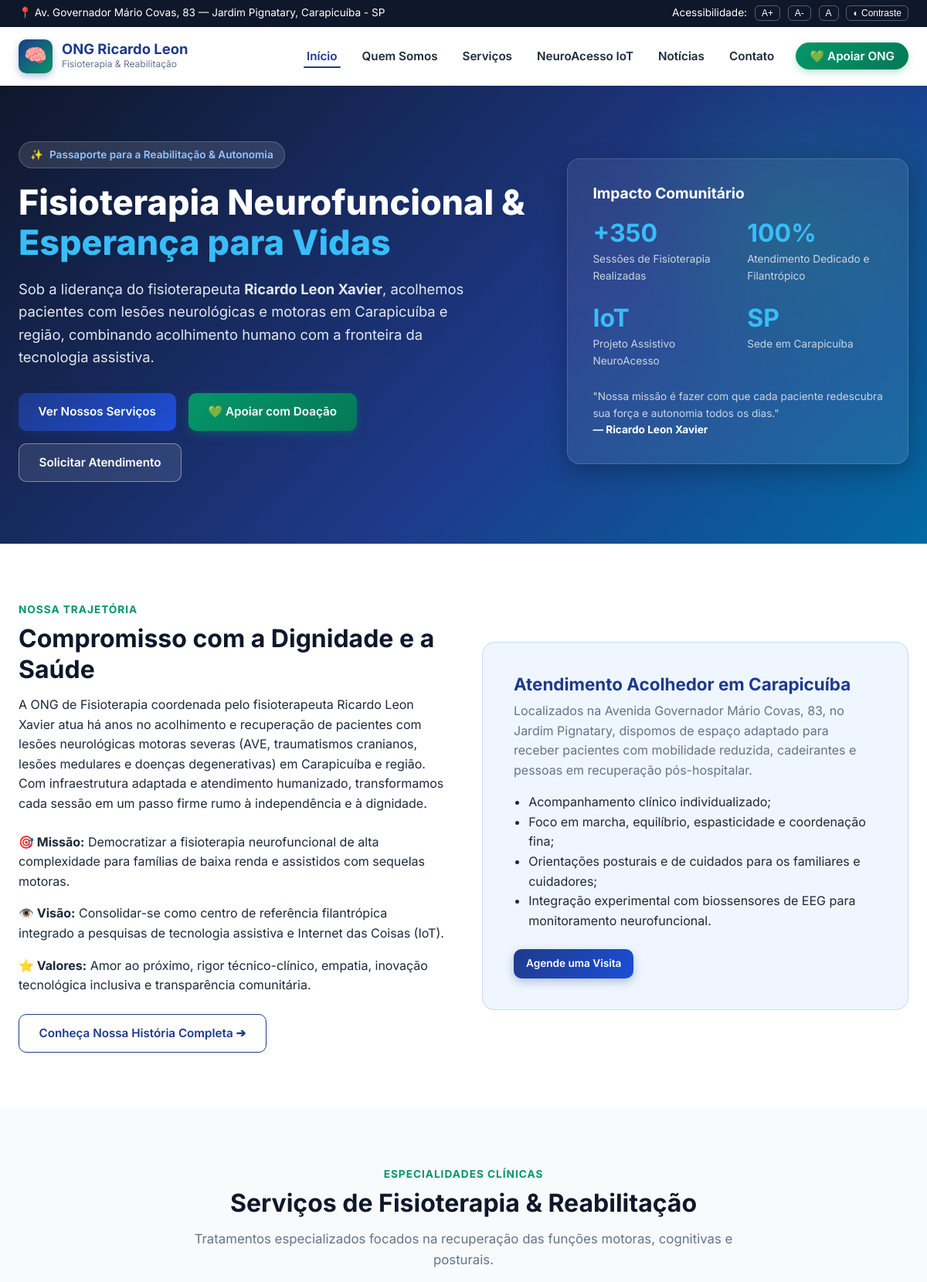
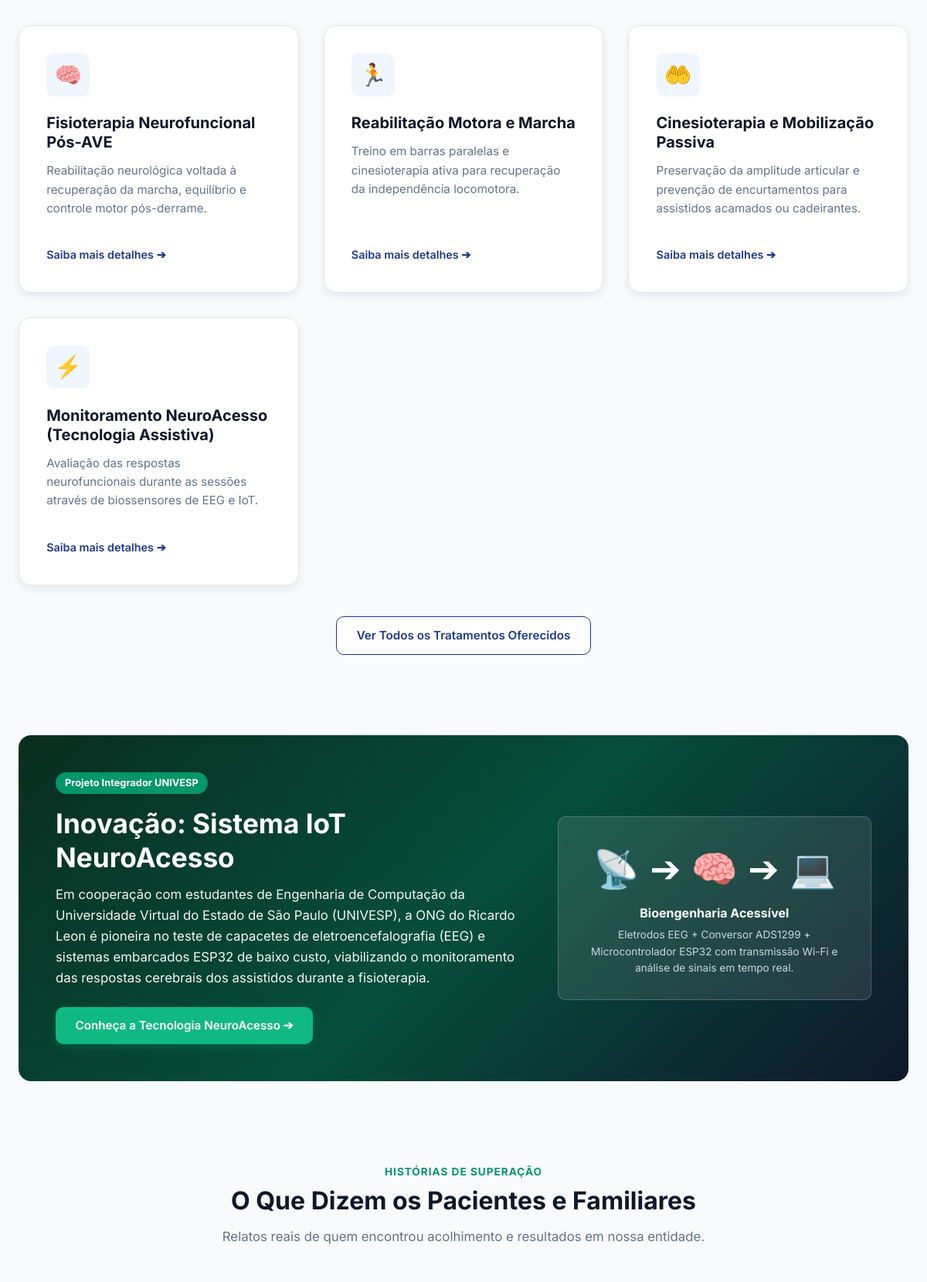
The page / (upper part) on the database its author committed (2 pictures, top to bottom).
### institucional/models.py (models this page shows, shortened)
class InformacoesONG(models.Model):
    nome = models.CharField(max_length=200, default="ONG de Fisioterapia — Ricardo Leon Xavier")
    slogan = models.CharField(max_length=255, default="Reabilitação Neurofuncional, Dignidade e Tecnologia Assistiva")
    endereco = models.CharField(max_length=255, default="Av. Governador Mário Covas, 83 — Jardim Pignatary, Carapicuíba - SP")
    cep = models.CharField(max_length=20, default="06310-240")
    telefone = models.CharField(max_length=30, default="(11) 98765-4321")
    email = models.EmailField(default="contato@ricardoleon.auracloud.com.br")
    chave_pix = models.CharField(max_length=100, default="financeiro@ongricardoleon.org.br")
    horario_funcionamento = models.CharField(max_length=150, default="Segunda a Sexta-feira: 08:00 às 18:00")
    sobre_texto = models.TextField(
        default="A ONG de Fisioterapia coordenada por Ricardo Leon Xavier dedica-se ao acolhimento e reabilitação de pessoas com sequelas neurológicas motoras graves decorrentes de AVE, paralisia cerebral e traumas raquimedulares na região de Carapicuíba e Grande São Paulo. Aliamos calor humano, dedicação clínica e a vanguarda da tecnologia assistiva para devolver autonomia e esperança aos nossos assistidos."
    )
    missao = models.TextField(default="Democratizar o acesso à fisioterapia neurofuncional especializada de alta qualidade para famílias em vulnerabilidade social.")
    visao = models.TextField(default="Ser centro de referência comunitária em reabilitação motora humanizada integrada a inovações de bioengenharia e IoT.")
    valores = models.TextField(default="Empatia, Ética, Respeito à Dignidade Humana, Inovação Acessível e Transparência Social.")
    class Meta:
        verbose_name = "Informações da ONG"
        verbose_name_plural = "Informações da ONG"

class Servico(models.Model):
    titulo = models.CharField("Título do Serviço", max_length=150)
    icone = models.CharField("Ícone (Emoji ou Classe)", max_length=50, default="🧠")
    descricao_curta = models.CharField("Descrição Breve", max_length=255)
    detalhes = models.TextField("Detalhamento Clínico")
    destaque = models.BooleanField("Exibir em Destaque na Home", default=True)
    ordem = models.PositiveIntegerField("Ordem de Exibição", default=0)
    class Meta:
        verbose_name = "Serviço de Fisioterapia"
        verbose_name_plural = "Serviços de Fisioterapia"
        ordering = ["ordem", "titulo"]

### institucional/views.py (the view)
# urls.py: path("", views.home, name="home"),
def home(request):
    info = get_ong_info()
    servicos = Servico.objects.filter(destaque=True)[:6]
    noticias = Noticia.objects.all()[:3]
    depoimentos = Depoimento.objects.all()[:4]
    if request.method == "POST":
        form = MensagemContatoForm(request.POST)
        if form.is_valid():
            form.save()
            messages.success(
                request,
                "Sua mensagem foi enviada com sucesso para a equipe do Ricardo Leon! Entraremos em contato o mais breve possível.",
            )
            return redirect("home")
    else:
        form = MensagemContatoForm()
    context = {
        "info": info,
        "servicos": servicos,
        "noticias": noticias,
        "depoimentos": depoimentos,
        "form": form,
    }
    return render(request, "home.html", context)

### institucional/views.py (called while the page is built)
def get_ong_info():
    info = InformacoesONG.objects.first()
    if not info:
        info = InformacoesONG.objects.create()
    return info

### templates/home.html (shortened to what this page needs)
{% extends "base.html" %}
{% load static %}
{% block content %}
<section class="hero-section">
  <div class="container">
    <div class="hero-grid">
      <div>
        <div class="hero-badge">
          <span>✨</span>
          <span>Passaporte para a Reabilitação & Autonomia</span>
        </div>
        <h2 class="hero-title">
          Fisioterapia Neurofuncional & <span>Esperança para Vidas</span>
        </h2>
        <p class="hero-subtitle">
          Sob a liderança do fisioterapeuta <strong>Ricardo Leon Xavier</strong>, acolhemos pacientes com lesões neurológicas e motoras em Carapicuíba e região, combinando acolhimento humano com a fronteira da tecnologia assistiva.
        </p>
        <div class="hero-actions">
          <a href="#servicos" class="btn btn-primary">Ver Nossos Serviços</a>
          <a href="{% url 'doacoes' %}" class="btn btn-success">💚 Apoiar com Doação</a>
          <a href="#contato" class="btn btn-secondary" style="color: #fff; border-color: rgba(255,255,255,0.4); background: rgba(255,255,255,0.1);">Solicitar Atendimento</a>
        </div>
      </div>
      <div class="hero-card">
        <h3 style="color: #fff; margin-bottom: 1.2rem; font-size: 1.2rem;">Impacto Comunitário</h3>
        <div class="hero-stat-box">
          <div class="hero-stat">
            <h3>+350</h3>
            <p>Sessões de Fisioterapia Realizadas</p>
          </div>
          <div class="hero-stat">
            <h3>100%</h3>
            <p>Atendimento Dedicado e Filantrópico</p>
          </div>
          <div class="hero-stat">
            <h3>IoT</h3>
            <p>Projeto Assistivo NeuroAcesso</p>
          </div>
          <div class="hero-stat">
            <h3>SP</h3>
            <p>Sede em Carapicuíba</p>
          </div>
        </div>
        <p style="font-size: 0.85rem; color: #cbd5e1; margin-bottom: 0;">
          "Nossa missão é fazer com que cada paciente redescubra sua força e autonomia todos os dias."<br>
          <strong style="color: #fff;">— Ricardo Leon Xavier</strong>
        </p>
      </div>
    </div>
  </div>
</section>
<section class="section-padding" style="background: #ffffff;">
  <div class="container">
    <div style="display: grid; grid-template-columns: 1fr 1fr; gap: 3rem; align-items: center;">
      <div>
        <span class="section-tag">Nossa Trajetória</span>
        <h2>Compromisso com a Dignidade e a Saúde</h2>
        <p>{{ info.sobre_texto }}</p>
        <div style="margin: 1.5rem 0;">
          <p><strong>🎯 Missão:</strong> {{ info.missao }}</p>
          <p><strong>👁️ Visão:</strong> {{ info.visao }}</p>
          <p><strong>⭐ Valores:</strong> {{ info.valores }}</p>
        </div>
        <a href="{% url 'sobre' %}" class="btn btn-secondary">Conheça Nossa História Completa ➔</a>
      </div>
      <div style="background: var(--primary-light); padding: 2.5rem; border-radius: var(--radius-lg); border: 1px solid #bfdbfe;">
        <h3 style="color: var(--primary);">Atendimento Acolhedor em Carapicuíba</h3>
        <p style="color: var(--text-muted);">
          Localizados na Avenida Governador Mário Covas, 83, no Jardim Pignatary, dispomos de espaço adaptado para receber pacientes com mobilidade reduzida, cadeirantes e pessoas em recuperação pós-hospitalar.
        </p>
        <ul style="padding-left: 1.2rem; color: var(--text-main); margin-bottom: 1.5rem;">
          <li>Acompanhamento clínico individualizado;</li>
          <li>Foco em marcha, equilíbrio, espasticidade e coordenação fina;</li>
          <li>Orientações posturais e de cuidados para os familiares e cuidadores;</li>
          <li>Integração experimental com biossensores de EEG para monitoramento neurofuncional.</li>
        </ul>
        <a href="{% url 'contato' %}" class="btn btn-primary btn-sm">Agende uma Visita</a>
      </div>
    </div>
  </div>
</section>
<section id="servicos" class="section-padding">
  <div class="container">
    <div class="section-header">
      <span class="section-tag">Especialidades Clínicas</span>
      <h2>Serviços de Fisioterapia & Reabilitação</h2>
      <p class="section-desc">Tratamentos especializados focados na recuperação das funções motoras, cognitivas e posturais.</p>
    </div>
    <div class="services-grid">
      {% for servico in servicos %}
        <div class="service-card">
          <div class="service-icon">{{ servico.icone }}</div>
          <h3>{{ servico.titulo }}</h3>
          <p>{{ servico.descricao_curta }}</p>
          <div style="margin-top: 1.2rem;">
            <a href="{% url 'servicos' %}" style="font-weight: 600; font-size: 0.9rem;">Saiba mais detalhes ➔</a>
          </div>
        </div>
      {% endfor %}
    </div>
    <div style="text-align: center; margin-top: 2.5rem;">
      <a href="{% url 'servicos' %}" class="btn btn-secondary">Ver Todos os Tratamentos Oferecidos</a>
    </div>
  </div>
</section>
<section class="container">
  <div class="neuroacesso-banner">
    <div class="neuroacesso-content">
      <div class="neuroacesso-badge">Projeto Integrador UNIVESP</div>
      <h2>Inovação: Sistema IoT NeuroAcesso</h2>
      <p style="font-size: 1.05rem; opacity: 0.95; line-height: 1.6;">
        Em cooperação com estudantes de Engenharia de Computação da Universidade Virtual do Estado de São Paulo (UNIVESP), a ONG do Ricardo Leon é pioneira no teste de capacetes de eletroencefalografia (EEG) e sistemas embarcados ESP32 de baixo custo, viabilizando o monitoramento das respostas cerebrais dos assistidos durante a fisioterapia.
      </p>
      <div style="margin-top: 1.5rem;">
        <a href="{% url 'neuroacesso' %}" class="btn btn-success" style="background: #10b981; border: none;">Conheça a Tecnologia NeuroAcesso ➔</a>
      </div>
    </div>
    <div style="background: rgba(255, 255, 255, 0.1); border: 1px solid rgba(255, 255, 255, 0.2); border-radius: var(--radius-md); padding: 1.8rem; text-align: center;">
      <div style="font-size: 3rem; margin-bottom: 0.5rem;">📡 ➔ 🧠 ➔ 💻</div>
      <h4 style="color: #fff; margin-bottom: 0.5rem;">Bioengenharia Acessível</h4>
      <p style="font-size: 0.85rem; color: #cbd5e1; margin-bottom: 0;">
        Eletrodos EEG + Conversor ADS1299 + Microcontrolador ESP32 com transmissão Wi-Fi e análise de sinais em tempo real.
      </p>
    </div>
  </div>
</section>
<section class="section-padding">
  <div class="container">
    <div class="section-header">
      <span class="section-tag">Histórias de Superação</span>
      <h2>O Que Dizem os Pacientes e Familiares</h2>
      <p class="section-desc">Relatos reais de quem encontrou acolhimento e resultados em nossa entidade.</p>
    </div>
  </div>
</section>
{% endblock %}

### templates/base.html (shortened to what this page needs)
{% load static %}
<!DOCTYPE html>
<html lang="pt-BR">
<head>
  <link rel="stylesheet" href="{% static 'css/style.css' %}">
</head>
<body>
  <aside class="top-accessibility-bar" aria-label="Ferramentas de Acessibilidade">
    <div class="container">
      <div>
        <span>📍 {{ info.endereco }}</span>
      </div>
      <div class="accessibility-tools">
        <span>Acessibilidade:</span>
        <button id="increaseFont" title="Aumentar Fonte">A+</button>
        <button id="decreaseFont" title="Diminuir Fonte">A-</button>
        <button id="resetFont" title="Restaurar Fonte">A</button>
        <button id="toggleContrast" title="Alternar Alto Contraste">◐ Contraste</button>
      </div>
    </div>
  </aside>
  <header class="main-header">
    <div class="container">
      <nav class="navbar" role="navigation" aria-label="Menu Principal">
        <a href="{% url 'home' %}" class="brand-logo" title="Página Inicial da ONG">
          <div class="brand-icon">🧠</div>
          <div class="brand-text">
            <h1>ONG Ricardo Leon</h1>
            <p>Fisioterapia & Reabilitação</p>
          </div>
        </a>
        <ul class="nav-links" id="navLinks">
          <li><a href="{% url 'home' %}" class="{% if request.resolver_match.url_name == 'home' %}active{% endif %}">Início</a></li>
          <li><a href="{% url 'sobre' %}" class="{% if request.resolver_match.url_name == 'sobre' %}active{% endif %}">Quem Somos</a></li>
          <li><a href="{% url 'servicos' %}" class="{% if request.resolver_match.url_name == 'servicos' %}active{% endif %}">Serviços</a></li>
          <li><a href="{% url 'neuroacesso' %}" class="{% if request.resolver_match.url_name == 'neuroacesso' %}active{% endif %}">NeuroAcesso IoT</a></li>
          <li><a href="{% url 'noticias' %}" class="{% if request.resolver_match.url_name == 'noticias' or request.resolver_match.url_name == 'noticia_detalhe' %}active{% endif %}">Notícias</a></li>
          <li><a href="{% url 'contato' %}" class="{% if request.resolver_match.url_name == 'contato' %}active{% endif %}">Contato</a></li>
          <li><a href="{% url 'doacoes' %}" class="btn-header-donate">💚 Apoiar ONG</a></li>
        </ul>
      </nav>
    </div>
  </header>
  <main id="conteudo-principal">
    {% block content %}{% endblock %}
  </main>
</body>
</html>

### rows shown on the page
InformacoesONG: endereco "Av. Governador Mário Covas, 83 — Jardim Pignatary, Carapicuíba - SP", sobre_texto "A ONG de Fisioterapia coordenada pelo fisioterapeuta Ricardo Leon Xavier atua há anos no acolhimento e recuperação de pacientes com lesões neurológicas motoras severas (AVE, traumatismos cranianos, lesões medulares e doenças degenerativas) em Carapicuíba e região. Com infraestrutura adaptada e atendimento humanizado, transformamos cada sessão em um passo firme rumo à independência e à dignidade.", missao "Democratizar a fisioterapia neurofuncional de alta complexidade para famílias de baixa renda e assistidos com sequelas motoras.", visao "Consolidar-se como centro de referência filantrópica integrado a pesquisas de tecnologia assistiva e Internet das Coisas (IoT).", valores "Amor ao próximo, rigor técnico-clínico, empatia, inovação tecnológica inclusiva e transparência comunitária."
Servico: icone "🧠", titulo "Fisioterapia Neurofuncional Pós-AVE", descricao_curta "Reabilitação neurológica voltada à recuperação da marcha, equilíbrio e controle motor pós-derrame."
Servico: icone "🏃", titulo "Reabilitação Motora e Marcha", descricao_curta "Treino em barras paralelas e cinesioterapia ativa para recuperação da independência locomotora."
Servico: icone "🤲", titulo "Cinesioterapia e Mobilização Passiva", descricao_curta "Preservação da amplitude articular e prevenção de encurtamentos para assistidos acamados ou cadeirantes."
Servico: icone "⚡", titulo "Monitoramento NeuroAcesso (Tecnologia Assistiva)", descricao_curta "Avaliação das respostas neurofuncionais durante as sessões através de biossensores de EEG e IoT."
